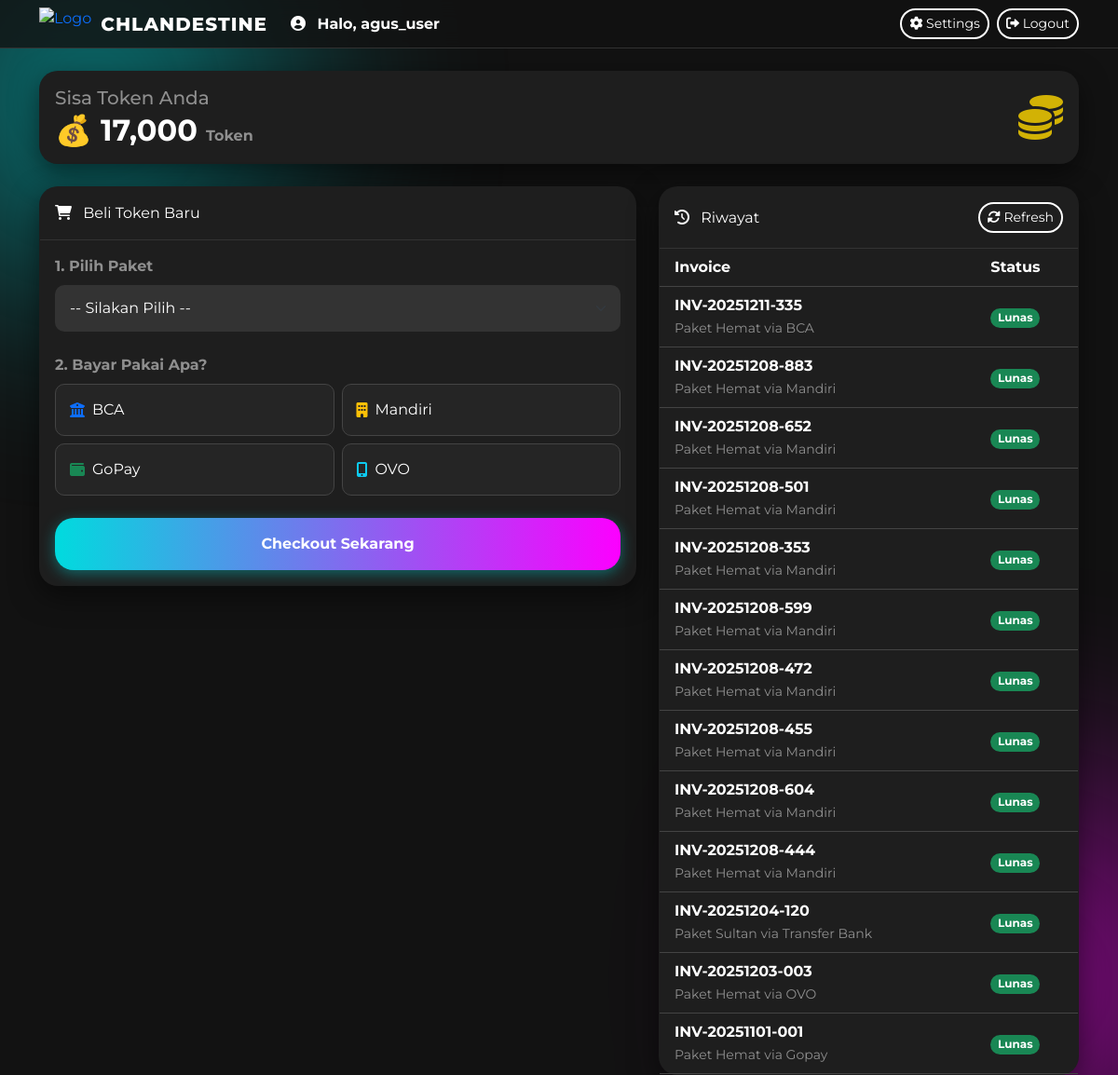
The page /user_panel.php (signed in) on the database its author committed.
### tables this page shows
CREATE TABLE `wallets` (
  `wallet_id` int(11) NOT NULL,
  `user_id` int(11) DEFAULT NULL,
  `balance` int(11) DEFAULT 0,
  `last_updated` timestamp NOT NULL DEFAULT current_timestamp() ON UPDATE current_timestamp()
);

CREATE TABLE `invoices` (
  `invoice_id` varchar(20) NOT NULL,
  `user_id` int(11) DEFAULT NULL,
  `plan_id` int(11) DEFAULT NULL,
  `amount` decimal(10,2) NOT NULL,
  `status` enum('UNPAID','PAID','CANCELLED') DEFAULT 'UNPAID',
  `payment_method` varchar(50) DEFAULT NULL,
  `created_at` timestamp NOT NULL DEFAULT current_timestamp()
);

CREATE TABLE `subscription_plans` (
  `plan_id` int(11) NOT NULL,
  `plan_name` varchar(50) NOT NULL,
  `price` decimal(10,2) NOT NULL,
  `token_amount` int(11) NOT NULL,
  `duration_days` int(11) DEFAULT 30
);

### user_panel.php (the view, shortened to what this page needs)
<?php
include __DIR__ . '/config/db.php';
$user_id = $_SESSION['user_id'];
$wallet = $conn->query("SELECT balance FROM wallets WHERE user_id = $user_id")->fetch_assoc();
$saldo = $wallet['balance'] ?? 0;
$my_invoices = $conn->query("SELECT i.*, p.plan_name FROM invoices i JOIN subscription_plans p ON i.plan_id = p.plan_id WHERE user_id = $user_id ORDER BY created_at DESC");
?>
<!DOCTYPE html>
<html lang="id">
<head>
    <link href="https://cdn.jsdelivr.net/npm/bootstrap@5.3.0/dist/css/bootstrap.min.css" rel="stylesheet">
    <link rel="stylesheet" href="https://cdnjs.cloudflare.com/ajax/libs/font-awesome/6.0.0/css/all.min.css">
    <link rel="stylesheet" href="assets/css/style.css">
</head>
<body>
<nav class="navbar navbar-expand-lg navbar-dark mb-4">
    <div class="container">
        <div class="d-flex align-items-center">
            <a href="index.php" class="brand-logo">
                <img src="assets/img/logo.png" alt="Logo">
                <span>CHLANDESTINE</span>
            </a>
            <span class="navbar-brand fw-bold fs-6 m-0">
                <i class="fas fa-user-circle me-2"></i> Halo, <?php echo $_SESSION['username'] ?? 'Member'; ?>
            </span>
        </div>
        <div class="d-flex gap-2">
            <a href="user_settings.php" class="btn btn-outline-light btn-sm"><i class="fas fa-cog"></i> Settings</a>
            <a href="logout.php" class="btn btn-danger btn-sm"><i class="fas fa-sign-out-alt"></i> Logout</a>
        </div>
    </div>
</nav>
<div class="container">
    <div class="card mb-4">
        <div class="card-body d-flex justify-content-between align-items-center">
            <div>
                <h5 class="text-white-50 mb-1">Sisa Token Anda</h5>
                <h2 class="text-white fw-bold mb-0">💰 <?php echo number_format($saldo); ?> <small class="fs-6 text-white-50">Token</small></h2>
            </div>
            <i class="fas fa-coins fa-3x" style="color: #ffd700; opacity: 0.8;"></i>
        </div>
    </div>
    <div class="row">
        <div class="col-md-7">
            <div class="card mb-4">
                <div class="card-header py-3"><i class="fas fa-shopping-cart me-2"></i> Beli Token Baru</div>
                <div class="card-body">
                    <form method="POST">
                        <label class="form-label fw-bold text-white-50">1. Pilih Paket</label>
                        <select name="plan_id" class="form-select mb-4" id="planSelect" required>
                            <option value="">-- Silakan Pilih --</option>
                        </select>
                        <label class="form-label fw-bold text-white-50">2. Bayar Pakai Apa?</label>
                        <div class="row g-2 mb-4">
                            <div class="col-6"><label class="payment-option d-flex align-items-center gap-2 w-100"><input type="radio" name="payment_method" value="BCA" required><i class="fas fa-university text-primary"></i> BCA</label></div>
                            <div class="col-6"><label class="payment-option d-flex align-items-center gap-2 w-100"><input type="radio" name="payment_method" value="Mandiri"><i class="fas fa-building text-warning"></i> Mandiri</label></div>
                            <div class="col-6"><label class="payment-option d-flex align-items-center gap-2 w-100"><input type="radio" name="payment_method" value="GoPay"><i class="fas fa-wallet text-success"></i> GoPay</label></div>
                            <div class="col-6"><label class="payment-option d-flex align-items-center gap-2 w-100"><input type="radio" name="payment_method" value="OVO"><i class="fas fa-mobile-alt text-info"></i> OVO</label></div>
                        </div>
                        <button type="submit" name="beli_paket" class="btn btn-primary w-100 py-3 fw-bold">Checkout Sekarang</button>
                    </form>
                </div>
            </div>
        </div>
        <div class="col-md-5">
            <div class="card">
                <div class="card-header py-3 d-flex justify-content-between align-items-center">
                    <span><i class="fas fa-history me-2"></i> Riwayat</span>
                    <a href="user_panel.php" class="btn btn-sm btn-outline-light"><i class="fas fa-sync-alt"></i> Refresh</a>
                </div>
                <div class="card-body p-0">
                    <div class="table-responsive">
                        <table class="table table-hover mb-0 align-middle">
                            <thead><tr><th class="ps-3 text-white-50">Invoice</th><th class="text-white-50">Status</th></tr></thead>
                            <tbody>
                                <?php while($inv = $my_invoices->fetch_assoc()): ?>
                                <tr>
                                    <td class="ps-3">
                                        <div class="fw-bold text-white"><?php echo $inv['invoice_id']; ?></div>
                                        <small class="text-white-50"><?php echo $inv['plan_name']; ?> via <?php echo $inv['payment_method']; ?></small>
                                    </td>
                                    <td>
                                        <?php if($inv['status'] == 'PAID'): ?>
                                            <span class="badge bg-success rounded-pill">Lunas</span>
                                        <?php else: ?>
                                            <span class="badge bg-warning text-dark rounded-pill">Proses</span>
                                        <?php endif; ?>
                                    </td>
                                </tr>
                                <?php endwhile; ?>
                            </tbody>
                        </table>
                    </div>
                </div>
            </div>
        </div>
    </div>
</div>
</body>
</html>

### assets/css/style.css (style rules this page uses)
body { background-color: #121212 !important; color: #fff !important; font-family: 'Montserrat', sans-serif !important; min-height: 100vh; position: relative; overflow-x: hidden; }
body::before, body::after { content: ''; position: fixed; width: 400px; height: 400px; border-radius: 50%; filter: blur(120px); z-index: -1; opacity: 0.5; }
body::before { background: #00dbde; top: -100px; left: -100px; }
body::after { background: #fc00ff; bottom: -100px; right: -100px; }
.card { background-color: #1e1e1e !important; border: 1px solid transparent !important; border-radius: 20px !important; box-shadow: 0 10px 30px rgba(0,0,0,0.5) !important; color: #fff !important; transition: all 0.3s cubic-bezier(0.25, 0.8, 0.25, 1) !important; position: relative; z-index: 1; }
.card-header { background-color: transparent !important; border-bottom: 1px solid #333 !important; }
.form-control, .form-select { background-color: #333 !important; border: 1px solid transparent !important; color: #fff !important; border-radius: 10px !important; padding: 12px 15px !important; }
.btn-primary, .btn-success, .btn-dark, .btn-warning { border: none !important; background-image: linear-gradient(to right, #00dbde, #fc00ff) !important; color: #fff !important; font-weight: bold !important; border-radius: 20px !important; box-shadow: 0 4px 15px rgba(0, 219, 222, 0.4) !important; transition: all 0.3s cubic-bezier(0.175, 0.885, 0.32, 1.275) !important; }
.btn-outline-light, .btn-danger { border-radius: 20px !important; border: 2px solid #fff !important; background: transparent !important; color: #fff !important; box-shadow: none !important; transition: all 0.3s ease !important; }
.navbar { background: rgba(18, 18, 18, 0.8) !important; backdrop-filter: blur(10px); border-bottom: 1px solid #333; }
.table { --bs-table-bg: transparent; --bs-table-color: white; color: #ddd !important; border-color: #333 !important; }
.table td, .table th { background-color: transparent !important; color: white !important; }

### user_panel.php (style rules this page uses)
.payment-option { cursor: pointer; border: 1px solid #444; border-radius: 10px; padding: 15px; transition: 0.2s; background: #252525; }
.table { --bs-table-bg: transparent; --bs-table-color: white; }
.table td, .table th { background-color: transparent !important; border-bottom: 1px solid #444; color: white !important; }
.brand-logo { display: flex; align-items: center; text-decoration: none; margin-right: 25px; gap: 10px; }
.brand-logo img { height: 35px; width: auto; transition: 0.3s; }
.brand-logo span { font-family: 'Montserrat', sans-serif; font-weight: 800; font-size: 20px; color: #fff; letter-spacing: 1px; text-transform: uppercase; }

### rows shown on the page
wallets: balance "17,000"
invoices: invoice_id "INV-20251211-335", plan.plan_name "Paket Hemat", payment_method "BCA", status "Lunas"
invoices: invoice_id "INV-20251208-883", plan.plan_name "Paket Hemat", payment_method "Mandiri", status "Lunas"
invoices: invoice_id "INV-20251208-652", plan.plan_name "Paket Hemat", payment_method "Mandiri", status "Lunas"
invoices: invoice_id "INV-20251208-501", plan.plan_name "Paket Hemat", payment_method "Mandiri", status "Lunas"
invoices: invoice_id "INV-20251208-353", plan.plan_name "Paket Hemat", payment_method "Mandiri", status "Lunas"
invoices: invoice_id "INV-20251208-599", plan.plan_name "Paket Hemat", payment_method "Mandiri", status "Lunas"
invoices: invoice_id "INV-20251208-472", plan.plan_name "Paket Hemat", payment_method "Mandiri", status "Lunas"
invoices: invoice_id "INV-20251208-455", plan.plan_name "Paket Hemat", payment_method "Mandiri", status "Lunas"
invoices: invoice_id "INV-20251208-604", plan.plan_name "Paket Hemat", payment_method "Mandiri", status "Lunas"
invoices: invoice_id "INV-20251208-444", plan.plan_name "Paket Hemat", payment_method "Mandiri", status "Lunas"
invoices: invoice_id "INV-20251204-120", plan.plan_name "Paket Sultan", payment_method "Transfer Bank", status "Lunas"
invoices: invoice_id "INV-20251203-003", plan.plan_name "Paket Hemat", payment_method "OVO", status "Lunas"
invoices: invoice_id "INV-20251101-001", plan.plan_name "Paket Hemat", payment_method "Gopay", status "Lunas"

### other values the page prints
$_SESSION['username'] "agus_user"
